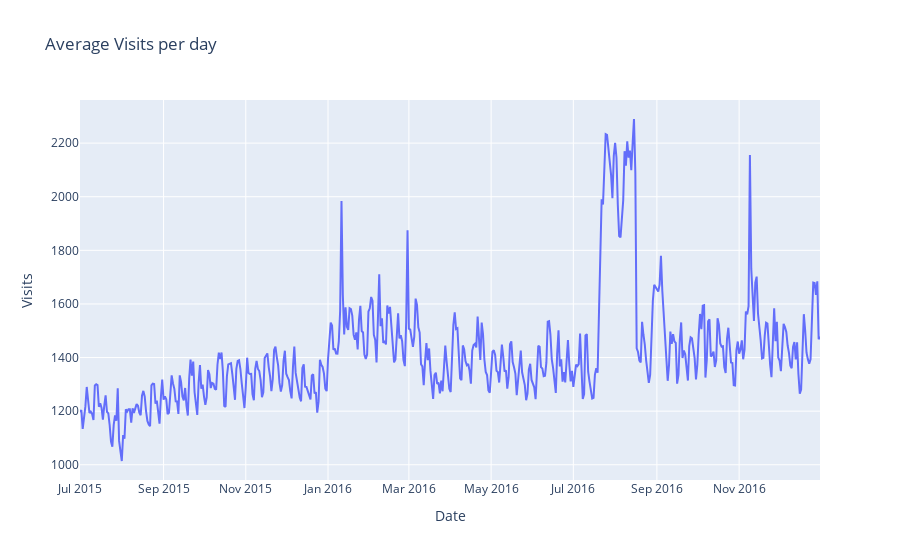

Notebook code for this chart:
### Code cell
# average visits per day of wiki
train_df1_pivot_groupby_date = train_df1_pivot.groupby('Date').mean().reset_index()

fig = px.line(train_df1_pivot_groupby_date, x='Date', y='Visits', title='Average Visits per day')
fig.show()

### Figure 1 — Plotly figure (JSON) as saved in the notebook; plotly's stock layout.template omitted (floating-point values rounded to 4 significant figures; data arrays with more than 128 entries replaced by an {"elided": "..."} marker saying what was removed)
{"data": [{"hovertemplate": "Date=%{x}<br>Visits=%{y}<extra></extra>", "legendgroup": "", "line": {"color": "#636efa", "dash": "solid"}, "marker": {"symbol": "circle"}, "mode": "lines", "name": "", "orientation": "v", "showlegend": false, "type": "scatter", "x": {"elided": "550 str values"}, "xaxis": "x", "y": {"elided": "550 float values"}, "yaxis": "y"}], "layout": {"legend": {"tracegroupgap": 0}, "title": {"text": "Average Visits per day"}, "xaxis": {"anchor": "y", "domain": [0, 1], "title": {"text": "Date"}}, "yaxis": {"anchor": "x", "domain": [0, 1], "title": {"text": "Visits"}}}}
